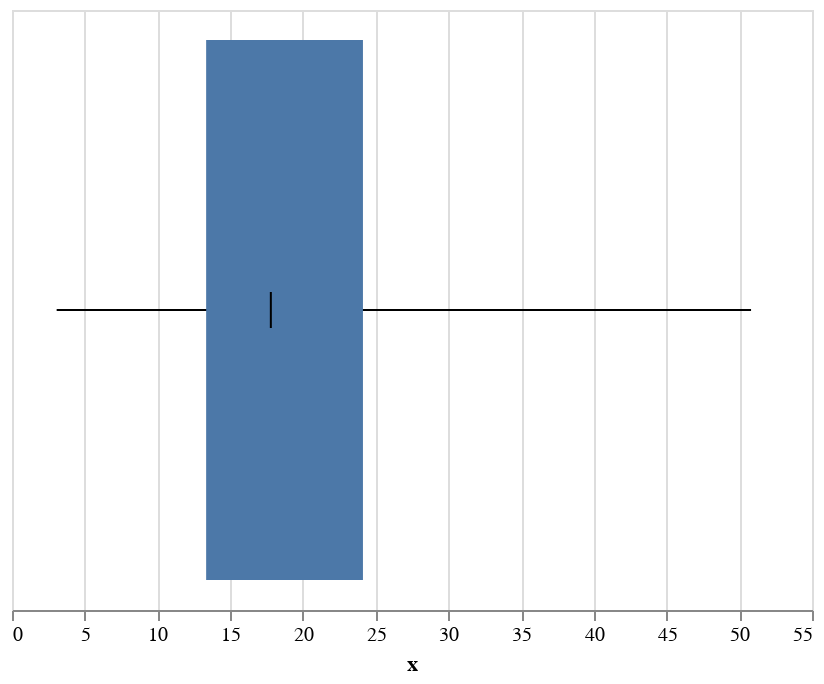

Notebook code cell kept with this figure:
### Code cell
display(salt.boxplot(x=tips["total_bill"]))
ax = sns.boxplot(x=tips["total_bill"])

### Figure 1 — Vega-Lite specification as saved in the notebook (floating-point values rounded to 4 significant figures; data arrays with more than 128 entries replaced by an {"elided": "..."} marker saying what was removed)
{"$schema": "https://vega.github.io/schema/vega-lite/v2.4.1.json", "config": {"range": {"category": ["rgba(49,115,161,1)", "rgba(224,128,44,1)", "rgba(58,145,58,1)", "rgba(192,60,61,1)", "rgba(147,113,178,1)", "rgba(131,91,83,1)", "rgba(213,132,188,1)", "rgba(127,127,127,1)", "rgba(168,169,53,1)", "rgba(45,171,184,1)"]}, "view": {"height": 300, "width": 400}}, "data": {"values": {"elided": "244 records"}}, "layer": [{"encoding": {"x": {"aggregate": "min", "field": "x", "type": "quantitative"}, "x2": {"aggregate": "max", "field": "x", "type": "quantitative"}}, "mark": "rule"}, {"encoding": {"x": {"aggregate": "q1", "axis": {"title": "x"}, "field": "x", "type": "quantitative"}, "x2": {"aggregate": "q3", "field": "x", "type": "quantitative"}}, "mark": "bar"}, {"encoding": {"x": {"aggregate": "median", "field": "x", "type": "quantitative"}}, "mark": {"color": "black", "size": 18, "type": "tick"}}]}
